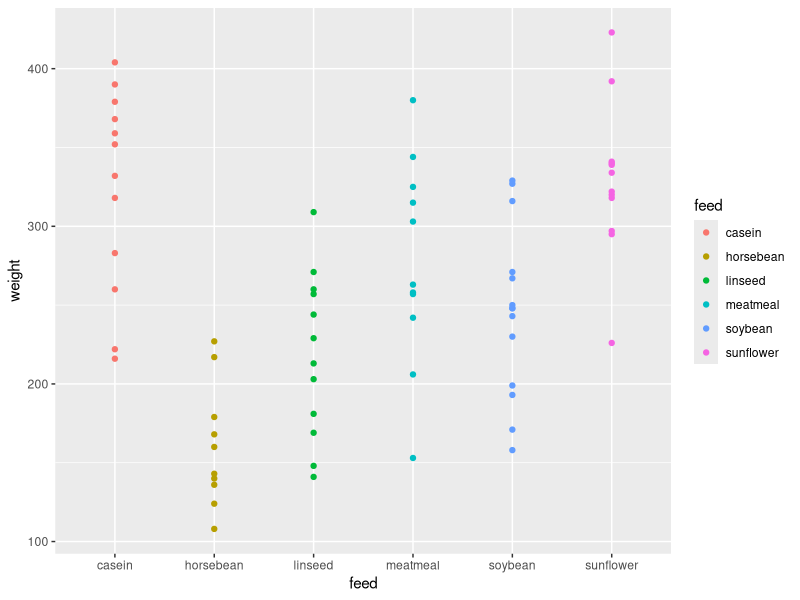
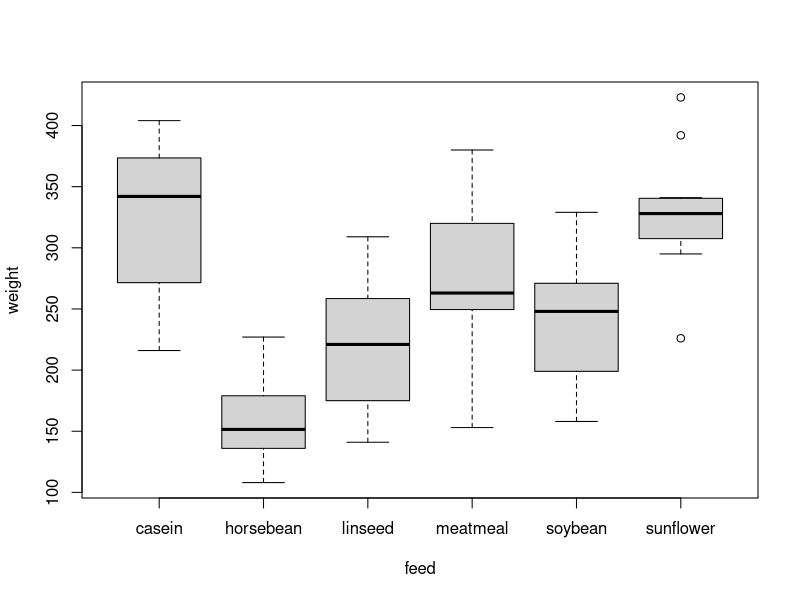

Write the R code that produced these figures, in order.
## ---- chunk 1
library(datasets) 
library(tidyverse)
## ---- chunk 2
data("chickwts")
chickwts
## ---- chunk 3
summary(chickwts)
## ---- chunk 4
median(filter(chickwts, feed == "horsebean")$weight)
## ---- chunk 5
mean(filter(chickwts, feed == "horsebean")$weight)
## ---- chunk 6
library(dplyr)
library(tidyr)
## ---- chunk 7
chickwts %>%
  select(feed, weight) %>%
  filter(feed == "casein" |
         feed == "horsebean"|
         feed == "linseed"|
         feed == "soybean"|
         feed == "sunflower"|
         feed == "meatmeal") %>%
  group_by(feed) %>%
  summarise(Average_weight = mean(weight))
## ---- chunk 8
chickwts %>%
  select(feed, weight) %>%
  filter(feed == "casein" |
         feed == "horsebean"|
         feed == "linseed"|
         feed == "soybean"|
         feed == "sunflower"|
         feed == "meatmeal") %>%
  group_by(feed) %>%
  summarise(Median_weight = median(weight))
## ---- chunk 9
anova(fm1 <- lm(weight ~ feed, data = chickwts))
## ---- chunk 10
library(ggplot2)
ggplot(data = chickwts) +
  geom_point(mapping = aes(y = weight, x = feed, colour = feed))
## ---- chunk 11
head(chickwts)
attach(chickwts)
boxplot(weight~feed)
